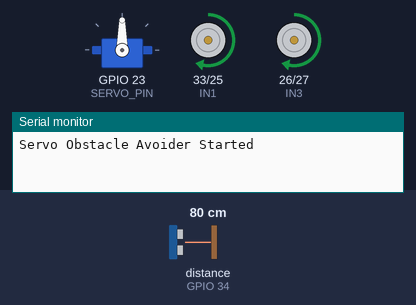
Recording of a sketch running on a simulated ESP32. On the bench: servo, motor-driver pin pairs drawn as motors (green arrow = first pin HIGH = forward, orange = second pin HIGH = backward, longer = more drive, scaled by the enable pin), the last lines printed to the serial monitor. Wiring (inferred from the names in the program): ultrasonic range finder: trigger GPIO 14; echo GPIO 34. The test bench sets the inputs (shaded band); at power-on: distance to the obstacle (sensor on GPIO 34) 80 cm. The echo pulse lasts 58.3 µs per cm.

Above: at 3.2 s.
3.3 s: distance to the obstacle (sensor on GPIO 34) set to 12 cm
4.8 s: distance to the obstacle (sensor on GPIO 34) set to 9 cm
At 7.3 s:
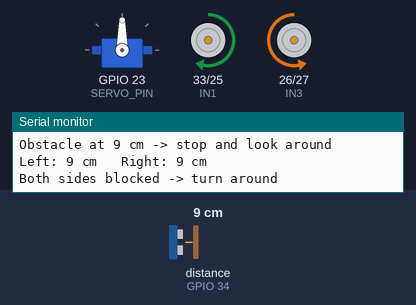
7.8 s: distance to the obstacle (sensor on GPIO 34) set to 18 cm
At 8.8 s:
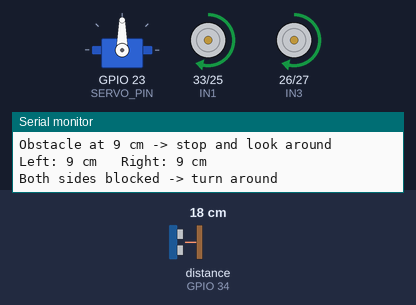
9.3 s: distance to the obstacle (sensor on GPIO 34) set to 2 cm
At 10.01 s:
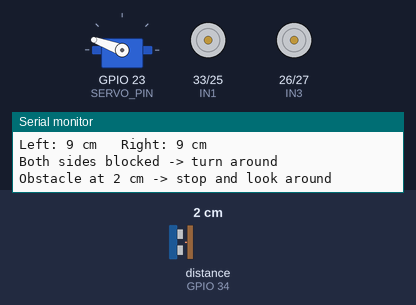
Timing chart, 0 to 13.3 s (numbered marks = the images above; inputs shaded):
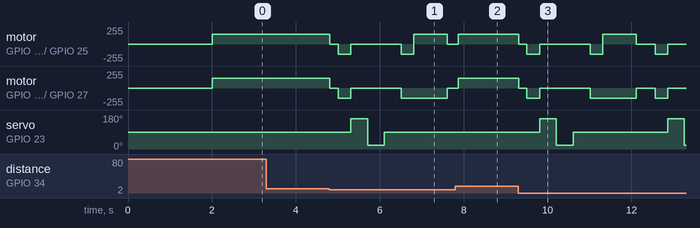

Measured:
- the behaviour switches between 11 and 10 cm on distance to the obstacle (sensor on GPIO 34) (found by bisection; images 0 and 1)
- after the input at 3.3 s, every drawn part: stays the same
- after the input at 7.8 s, servo on GPIO 23 (SERVO_PIN): stays 90° (without the input it goes to 160° after 0.57 s)

The sketch:

Challenge_Servo_Obstacle_Avoider.ino
```cpp
// ==========================================================
//  OBSTACLE AVOIDER - CHALLENGE (reference solution)
//  The HC-SR04 sits on an SG90 servo. When an obstacle is
//  ahead the robot stops, looks LEFT and RIGHT, and turns
//  towards the side with more space.
//
//  Needs the "ESP32Servo" library (Library Manager).
//
//  Wiring (ESP32):
//    GPIO 14 -> HC-SR04 TRIG      GPIO 34 <- HC-SR04 ECHO
//    GPIO 23 -> Servo signal (orange)
//    GPIO 32 -> ENA   GPIO 33 -> IN1   GPIO 25 -> IN2
//    GPIO 26 -> IN3   GPIO 27 -> IN4   GPIO 13 -> ENB
//    Servo red -> + rail (5V)     Servo brown -> - rail (GND)
// ==========================================================

#include <ESP32Servo.h>

// -------- Pins --------
const int TRIG_PIN  = 14;
const int ECHO_PIN  = 34;
const int SERVO_PIN = 23;

const int IN1 = 33;
const int IN2 = 25;
const int IN3 = 26;
const int IN4 = 27;
const int ENA = 32;
const int ENB = 13;

// -------- Settings you can tune --------
const int STOP_DISTANCE = 10;   // cm
const int REVERSE_TIME  = 300;  // ms
const int TURN_TIME     = 400;  // ms (about a 90 degree turn)
int motorSpeed = 150;           // 0 - 255

const int ANGLE_AHEAD = 90;
const int ANGLE_LEFT  = 160;    // swap LEFT and RIGHT if your servo is mirrored
const int ANGLE_RIGHT = 20;
const int SERVO_WAIT  = 400;    // ms for the servo to arrive and settle
const int NO_ECHO_CM  = 400;    // "no echo" is treated as lots of space

Servo myServo;

void setup() {
  Serial.begin(115200);

  pinMode(TRIG_PIN, OUTPUT);
  pinMode(ECHO_PIN, INPUT);
  digitalWrite(TRIG_PIN, LOW);

  pinMode(IN1, OUTPUT);
  pinMode(IN2, OUTPUT);
  pinMode(IN3, OUTPUT);
  pinMode(IN4, OUTPUT);
  pinMode(ENA, OUTPUT);
  pinMode(ENB, OUTPUT);
  stopMotors();

  myServo.setPeriodHertz(50);          // standard servo signal
  myServo.attach(SERVO_PIN, 500, 2400);
  myServo.write(ANGLE_AHEAD);

  delay(2000);
  Serial.println("Servo Obstacle Avoider Started");
}

void loop() {
  int front = readDistanceCM();

  if (front > 0 && front <= STOP_DISTANCE) {
    Serial.print("Obstacle at ");
    Serial.print(front);
    Serial.println(" cm -> stop and look around");

    stopMotors();
    delay(200);

    moveBackward();
    delay(REVERSE_TIME);
    stopMotors();

    int leftDistance  = lookAt(ANGLE_LEFT);
    int rightDistance = lookAt(ANGLE_RIGHT);
    lookAt(ANGLE_AHEAD);

    Serial.print("Left: ");
    Serial.print(leftDistance);
    Serial.print(" cm   Right: ");
    Serial.print(rightDistance);
    Serial.println(" cm");

    if (leftDistance <= STOP_DISTANCE && rightDistance <= STOP_DISTANCE) {
      Serial.println("Both sides blocked -> turn around");
      moveBackward();
      delay(REVERSE_TIME);
      turnRight();
      delay(TURN_TIME * 2);
    }
    else if (leftDistance > rightDistance) {
      Serial.println("More space on the LEFT -> turn left");
      turnLeft();
      delay(TURN_TIME);
    }
    else {
      Serial.println("More space on the RIGHT -> turn right");
      turnRight();
      delay(TURN_TIME);
    }

    stopMotors();
    delay(200);
  }
  else {
    moveForward();
  }

  delay(50);
}

// Move the servo, wait, then measure. Returns cm (no echo = NO_ECHO_CM).
int lookAt(int angle) {
  myServo.write(angle);
  delay(SERVO_WAIT);
  int d = readDistanceCM();
  if (d < 0) {
    d = NO_ECHO_CM;
  }
  return d;
}

// -------- Ultrasonic Function --------
int readDistanceCM() {
  digitalWrite(TRIG_PIN, LOW);
  delayMicroseconds(2);
  digitalWrite(TRIG_PIN, HIGH);
  delayMicroseconds(10);
  digitalWrite(TRIG_PIN, LOW);

  long duration = pulseIn(ECHO_PIN, HIGH, 30000);
  if (duration == 0) {
    return -1;
  }
  return (int)(duration * 0.0343 / 2.0);
}

// -------- Motor Functions --------
void moveForward() {
  analogWrite(ENA, motorSpeed);
  analogWrite(ENB, motorSpeed);
  digitalWrite(IN1, HIGH);
  digitalWrite(IN2, LOW);
  digitalWrite(IN3, HIGH);
  digitalWrite(IN4, LOW);
}

void moveBackward() {
  analogWrite(ENA, motorSpeed);
  analogWrite(ENB, motorSpeed);
  digitalWrite(IN1, LOW);
  digitalWrite(IN2, HIGH);
  digitalWrite(IN3, LOW);
  digitalWrite(IN4, HIGH);
}

void turnLeft() {
  analogWrite(ENA, motorSpeed);
  analogWrite(ENB, motorSpeed);
  digitalWrite(IN1, LOW);
  digitalWrite(IN2, HIGH);
  digitalWrite(IN3, HIGH);
  digitalWrite(IN4, LOW);
}

void turnRight() {
  analogWrite(ENA, motorSpeed);
  analogWrite(ENB, motorSpeed);
  digitalWrite(IN1, HIGH);
  digitalWrite(IN2, LOW);
  digitalWrite(IN3, LOW);
  digitalWrite(IN4, HIGH);
}

void stopMotors() {
  analogWrite(ENA, 0);
  analogWrite(ENB, 0);
  digitalWrite(IN1, LOW);
  digitalWrite(IN2, LOW);
  digitalWrite(IN3, LOW);
  digitalWrite(IN4, LOW);
}
```
